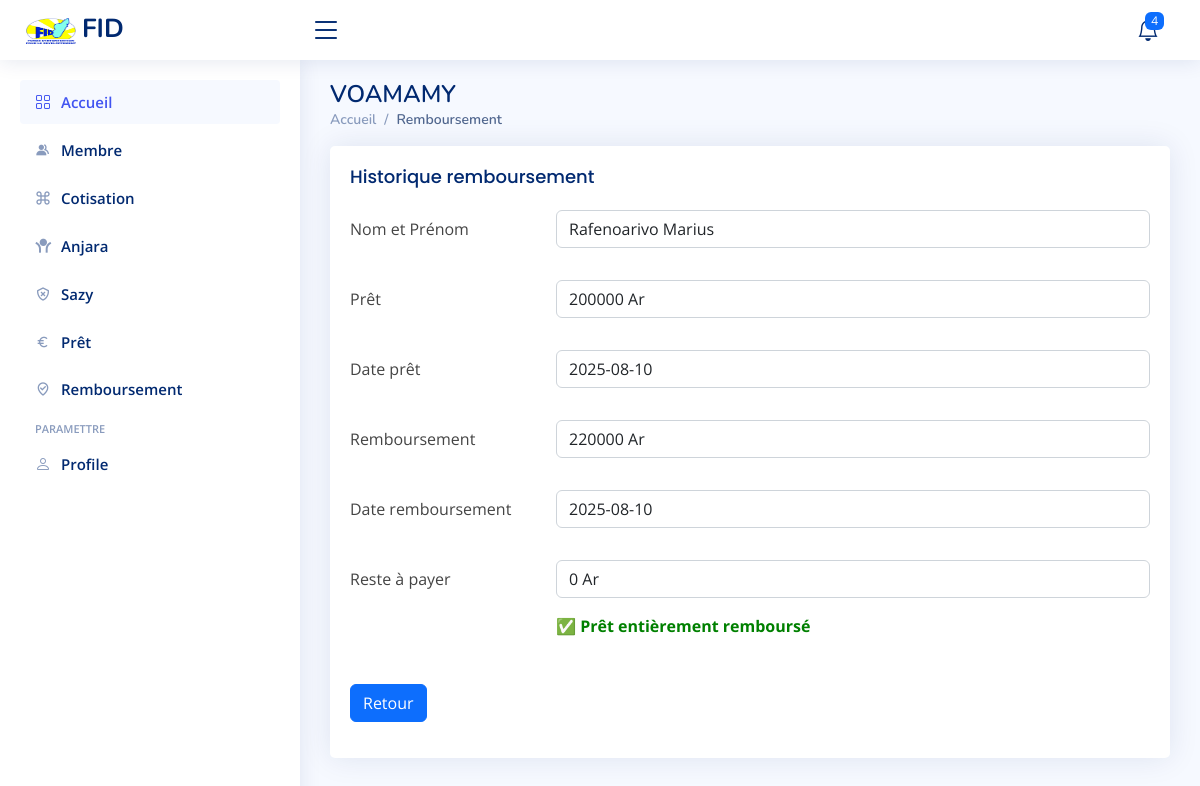
/index.php/vm_controller/remboursement/historique/3, run on the app's committed database.
### tables this page shows
CREATE TABLE `membre` (
  `ID_membre` int(10) NOT NULL,
  `Nom` varchar(50) NOT NULL,
  `Prenom` varchar(50) NOT NULL
);

CREATE TABLE `pret` (
  `ID_pret` int(10) NOT NULL,
  `ID_membre` int(10) NOT NULL,
  `Montant` double NOT NULL,
  `Date_pret` date NOT NULL,
  `Statut` varchar(25) NOT NULL
);

CREATE TABLE `remboursement` (
  `ID_remboursement` int(11) NOT NULL,
  `ID_pret` int(11) NOT NULL,
  `Montant` decimal(10,0) NOT NULL,
  `Date_remboursement` date NOT NULL
);

### application/controllers/vm_controller.php (called while the page is built, shortened)
<?php
class vm_controller extends CI_Controller {
    public function __construct() {
        $this->load->model('vm_model');
        $this->load->library(['form_validation', 'session']);
        $this->load->helper(['url', 'form']);
    }
public function remboursement($action = null, $ID_remboursement = null){
    $this->load->model('vm_model');
    $data = [];
    if ($action === 'historique' && !empty($ID_remboursement)) {
        $data['remboursement'] = $this->vm_model->get_remboursement($ID_remboursement);
        $ID_pret = $data['remboursement']->ID_pret;
        $data['membre'] = $this->vm_model->pret();
        $data['reste'] = $this->vm_model->get_reste_a_payer($ID_pret);
        $this->load->view('historique_remboursement_view', $data);
        return;
    }
    $data['membre'] = $this->vm_model->membre();
    $data['pret'] = $this->vm_model->pret();
    $data['remboursement'] = $this->vm_model->remboursement();
    $this->load->view('liste_remboursement_view', $data);
}
}

### index.php (called while the page is built, shortened)
<?php
require_once BASEPATH.'core/CodeIgniter.php';

### application/models/vm_model.php (called while the page is built, shortened)
<?php
class Vm_model extends CI_Model {
    public function get_remboursement($ID_remboursement) {
        $query = $this->db->query("SELECT  ID_remboursement,pret.ID_pret,pret.Date_pret,pret.Montant as Montantpret, remboursement.Montant,Date_remboursement, membre.Nom, membre.Prenom from membre, pret, remboursement WHERE membre.ID_membre= pret.ID_membre and remboursement.ID_pret =  pret.ID_pret and remboursement.ID_remboursement = '$ID_remboursement' ");
        return $query->row();
    }
    public function get_reste_a_payer($ID_pret, $taux = 10, $mois = 1)
    {
        $pret = $this->db->get_where('pret', ['ID_pret' => $ID_pret])->row();
        $total_a_rembourser = $pret->Montant + ($pret->Montant * ($taux / 100) * $mois);
        $this->db->select_sum('Montant');
        $this->db->where('ID_pret', $ID_pret);
        $total_rembourse = $this->db->get('remboursement')->row()->Montant ?? 0;
        return $total_a_rembourser - $total_rembourse;
    }
}
?>

### application/views/historique_remboursement_view.php (the view, shortened to what this page needs)
  <main id="main" class="main">
<div class="pagetitle">
<h1>VOAMAMY</h1>
  <nav>
    <ol class="breadcrumb">
      <li class="breadcrumb-item"><a href="<?php echo base_url().'index.php/vm_controller/index'; ?>">Accueil</a></li>
      <li class="breadcrumb-item active">Remboursement</li>
    </ol>
  </nav>
</div>
<section class="section">
      <div class="card">
        <div class="card-body">
          <h5 class="card-title">Historique remboursement</h5>
          <form id="form" class="form-material" method="POST" action="<?php echo base_url().'index.php/vm_controller/remboursement'; ?>">
          <div class="row mb-3">
                      <label for="fullName" class="col-md-4 col-lg-3 col-form-label">Nom et Prénom</label>
                      <div class="col-md-8 col-lg-9">
                        <p name="fullName" type="text" class="form-control" id="fullName" value=""> <?= $remboursement->Nom.' '.$remboursement->Prenom ?> </p>
                      </div>
                    </div>
                    <div class="row mb-3">
                      <label for="Job" class="col-md-4 col-lg-3 col-form-label">Prêt</label>
                      <div class="col-md-8 col-lg-9">
                      <p name="fullName" type="text" class="form-control" id="fullName" value=""> <?= $remboursement->Montantpret ?> Ar</p>
                      </div>
                    </div>
                    <div class="row mb-3">
                      <label for="Address" class="col-md-4 col-lg-3 col-form-label">Date prêt</label>
                      <div class="col-md-8 col-lg-9">
                      <p name="fullName" type="text" class="form-control" id="fullName" value=""> <?= $remboursement->Date_pret ?> </p>
                      </div>
                    </div>
                    <div class="row mb-3">
                      <label for="Phone" class="col-md-4 col-lg-3 col-form-label">Remboursement</label>
                      <div class="col-md-8 col-lg-9">
                      <p name="fullName" type="text" class="form-control" id="fullName" value=""> <?= $remboursement->Montant ?> Ar</p>
                      </div>
                    </div>
                    <div class="row mb-3">
                      <label for="Email" class="col-md-4 col-lg-3 col-form-label">Date remboursement</label>
                      <div class="col-md-8 col-lg-9">
                      <p name="fullName" type="text" class="form-control" id="fullName" value=""> <?= $remboursement->Date_remboursement ?></p>
                      </div>
                    </div>
                    <div class="row mb-3">
                      <label for="Email" class="col-md-4 col-lg-3 col-form-label">Reste à payer</label>
                      <div class="col-md-8 col-lg-9">
                      <p name="fullName" type="text" class="form-control" id="fullName" value=""> <?= number_format($reste, 0, ',', ' ') ?> Ar </p>
                      <?php if ($reste <= 0): ?>
                            <p style="color: green;"><strong>✅ Prêt entièrement remboursé</strong></p>
                        <?php else: ?>
                            <p style="color: red;"><strong>⚠️ Il reste <?= number_format($reste, 0, ',', ' ') ?> Ar à payer</strong></p>
                        <?php endif; ?>
                      </div>
                    </div>
                    <div class="row mb-3">
                      <label class="col-sm-2 col-form-label"></label>
                      <div class="col-sm-12">
                      <a href="<?php echo base_url().'index.php/vm_controller/remboursement'; ?>" class="btn btn-primary">Retour</a>
                      </div>
                    </div>
          </form>
        </div>
      </div>
</section>
</main>

### assets/css/style.css (style rules this page uses)
:root { scroll-behavior: smooth; }
a { color: #4154f1; text-decoration: none; }
h1, h2, h3, h4, h5, h6 { font-family: "Nunito", sans-serif; }
#main { margin-top: 60px; padding: 20px 30px; transition: all 0.3s; }
.pagetitle { margin-bottom: 10px; }
.pagetitle h1 { font-size: 24px; margin-bottom: 0; font-weight: 600; color: #012970; }
.card { margin-bottom: 30px; border: none; border-radius: 5px; box-shadow: 0px 0 30px rgba(1, 41, 112, 0.1); }
.card-title { padding: 20px 0 15px 0; font-size: 18px; font-weight: 500; color: #012970; font-family: "Poppins", sans-serif; }
.card-body { padding: 0 20px 20px 20px; }
.breadcrumb { font-size: 14px; font-family: "Nunito", sans-serif; color: #899bbd; font-weight: 600; }
.breadcrumb a { color: #899bbd; transition: 0.3s; }
.breadcrumb .breadcrumb-item::before { color: #899bbd; }
.breadcrumb .active { color: #51678f; font-weight: 600; }
@media (min-width: 1200px) { #main, #footer { margin-left: 300px; } }

### data on the page
membre: Nom "Rafenoarivo", Prenom "Marius", pret.Montant "200000", pret.Date_pret "2025-08-10", remboursement.Montant "220000", remboursement.Date_remboursement "2025-08-10"

### other printed values
$reste "0"
